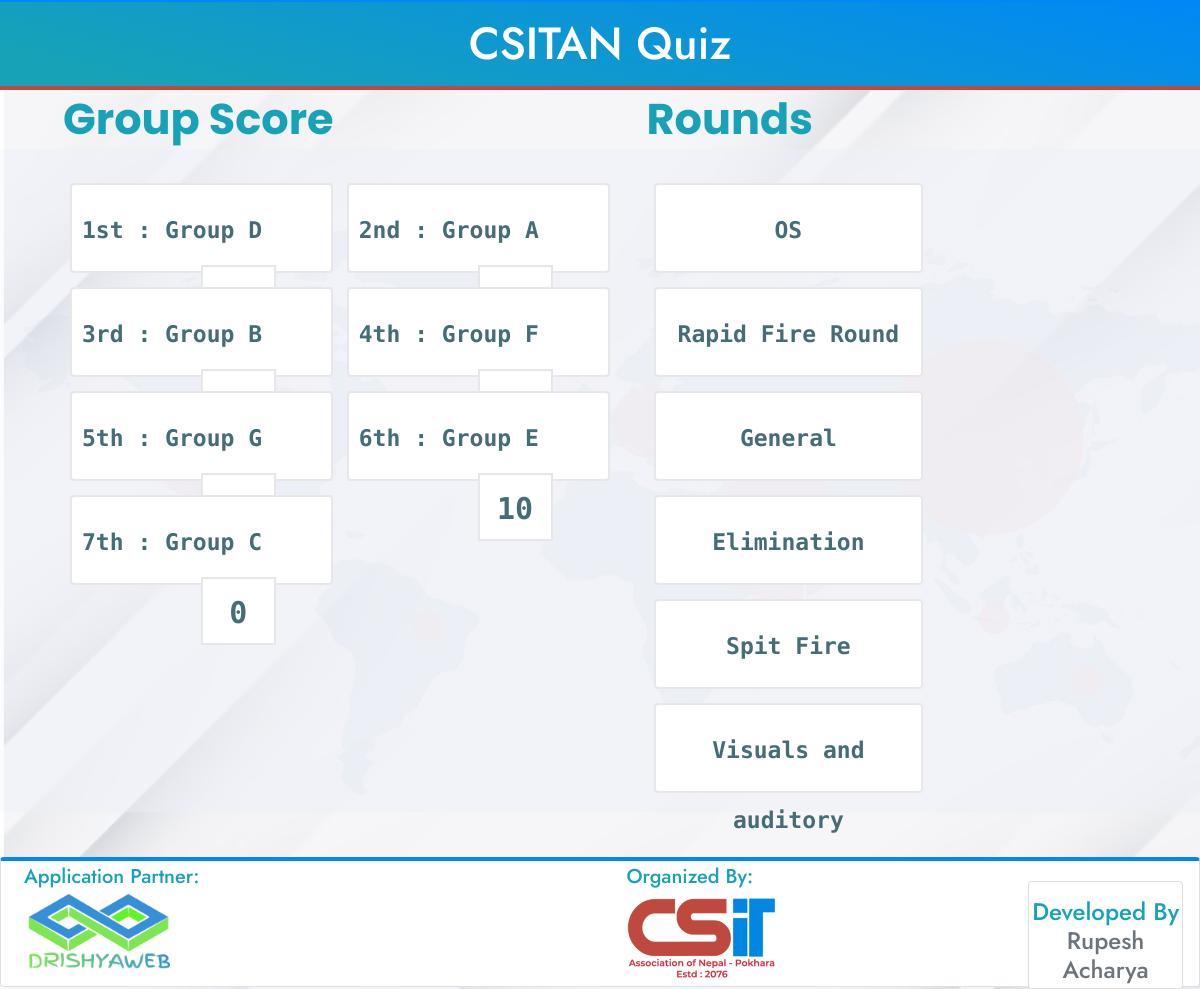
The page / on the database its author committed.
### Main/models.py (models this page shows, shortened)
class User(models.Model):
    name = models.CharField(max_length=100)
    score = models.IntegerField(default=0)
    is_active = models.BooleanField(default=False)

class Round(models.Model):
    name = models.CharField(max_length=100)
    time = models.IntegerField(default=1)

### Main/views.py (the view)
# urls.py: path('', views.index, name="Index"),
def index(request):
    rounds = Round.objects.all()
    users = User.objects.order_by('-score')
    context = {
        'rounds' : rounds,
        'users' : users,
    }
    return render(request, 'Main/main.html', context)

### Main/templatetags/tags.py (called while the page is built)
@register.simple_tag
def first_question(round_id):
    round_id = int(round_id)
    if Question.objects.filter(round=round_id).exists():
        question = Question.objects.filter(round=round_id).first()
        return question.id
    else:
        return None

@register.simple_tag
def ordinal(number):
    ordinal = lambda n: "%d%s" % (n,"tsnrhtdd"[(n//10%10!=1)*(n%10<4)*n%10::4])
    return ordinal(number)

### Main/templates/Main/main.html (shortened to what this page needs)
{% load static %}
{% load tags %}
<!DOCTYPE html>
<html lang="en">
<head>
	<link rel="stylesheet" href="{% static 'assets/css/bootstrap.min.css' %}">
	<link rel="stylesheet" href="{% static 'assets/css/owl.carousel.css' %}">
	<link rel="stylesheet" href="{% static 'assets/css/animate.min.css' %}">
	<link rel="stylesheet" href="{% static 'assets/css/fontawesome-all.css' %}">
	<link rel="stylesheet" href="{% static 'assets/css/style.css' %}">
  	<body style="font-family: 'Roboto Mono', monospace, 'Source Code Pro', monospace; ">
		<div class="quiz-top-area">
			<h1 class="text-center" >CSITAN Quiz</h1>
		</div>
<div class="row ml-5">
     <div class="col-md-6">
    	<div class="quiz-title">
        <h2 id="" class="text-info mt-1">Group Score</h2>
      </div>
        <div class="quiz-option-selector ">
          <ul>
          {% for u in users %}
            <li style="width: 50%;">
              <label class="answer" style="width: 100%;">
                <span class="exp-label">{{forloop.counter|ordinal}} : {{u.name}}</span>
                <span style="float: right;" class="exp-number text-uppercase">{{u.score}}</span>
              </label>
            </li>
          {% endfor %}
          </ul>
        </div>
      </div>
      <div class="col-md-6 float-right ">
        <div class="quiz-title">
          <h2 id="" class="text-info mt-1">Rounds</h2>
        </div>
        <div class="quiz-option-selector  ">
          <ul>
            {% for r in rounds %}
            <a ondblclick="window.location.href='/round/{{r.id}}/question/{{r.id|first_question}}'">
              <li style="width: 100%;">
                <label class="answer text-center" style="width: 50%;">
                  <span class="exp-label">{{r.name}}</span>
                </label>
              </li>
            </a>
            {% endfor %}
          </ul>
        </div>
      </div>
</div>
  <footer style=" height:130px;" class="footer card mt-3 pt-1">
      <div class="">
        <div class="row ml-2">
          <div class="col-md-6 ">
            <h5 class="text-info ">Application Partner:</h5>
            <img class="" src="{% static 'img/drishya.png' %}" alt="Drishya Web" width="150px"height="100px">
          </div>
          <div class="col-md-4">
            <h5 class="text-info">Organized By:</h5>
            <img class="" src="{% static 'img/csitan.png' %}" alt="CSITAN Pokhara" width="150px"height="100px">
          </div>
          <div class="col-md-2">
           <div class="card mt-3 pb-1 mr-3">
            <h4 class="text-info mt-3 text-center">
              Developed By <br>
              <span class="text-secondary">Rupesh Acharya</span>
            </h4>
           </div>
          </div>
        </div>
      </div>
    </footer>
     	</body>
	</html>

### static/assets/css/style.css (style rules this page uses)
body { margin: 0; padding: 0; overflow-x: hidden; font-size: 15px; font-weight: 400; line-height: 1.5; background: #f9f9f9; color: #2f3146; font-family: "Jost", sans-serif; -moz-osx-font-smoothing: antialiased; -webkit-font-smoothing: antialiased; background-size: cover; background-image: url(../img/qbg.jpg); }
ul { margin: 0; padding: 0; }
ul li { list-style: none; }
a { color: inherit; text-decoration: none; transition: 0.3s all ease-in-out; }
img { max-width: 100%; height: auto; }
p, label { margin: 0; }
.footer { border-top: 4px solid #0088F6; }
h1, h2, h3, h4, h5, h6 { margin: 0; font-family: "Jost", sans-serif; }
.quiz-top-area { padding: 15px 0px; background-image: linear-gradient(14deg, #17a2b8 10%, #0088F6 100%); border-bottom: 4px solid #C0493F; border-top: 2px solid #0088F6; }
.quiz-top-area h1 { color: #fff; font-size: 45px; }
.quiz-title { margin: 0 auto; max-width: 800px; }
.quiz-title h2 { color: #151515; font-size: 43px; font-weight: 700; padding-bottom: 20px; font-family: "Poppins"; }
.quiz-option-selector { margin: 0 auto; max-width: 1135px; padding-top: 10px; padding-bottom: 10px; }
.quiz-option-selector li { width: 50%; float: left; padding: 7px; }
.quiz-option-selector li label { z-index: 2; width: 100%; height: 90px; padding: 10px; cursor: pointer; position: relative; border-radius: 4px; background-color: #fff; border: 2px solid #e7e7e7; }
.quiz-option-selector li label .exp-number { float: left; width: 75px; height: 68px; z-index: 2; display: block; color: #446d76; font-size: 30px; font-weight: 700; line-height: 68px; position: relative; margin-right: 45px; text-align: center; background-color: #fff; border: 2px solid #e7e7e7; }
.quiz-option-selector li label .exp-label { z-index: 2; color: #446d76; font-size: 23px; font-weight: 600; line-height: 70px; position: relative; }

### rows shown on the page
User: name "Group D"
User: name "Group A"
User: name "Group B"
User: name "Group F"
User: name "Group G"
User: name "Group E", score "10"
User: name "Group C", score "0"
Round: name "OS"
Round: name "Rapid Fire Round"
Round: name "General"
Round: name "Elimination"
Round: name "Spit Fire"
Round: name "Visuals and auditory"
